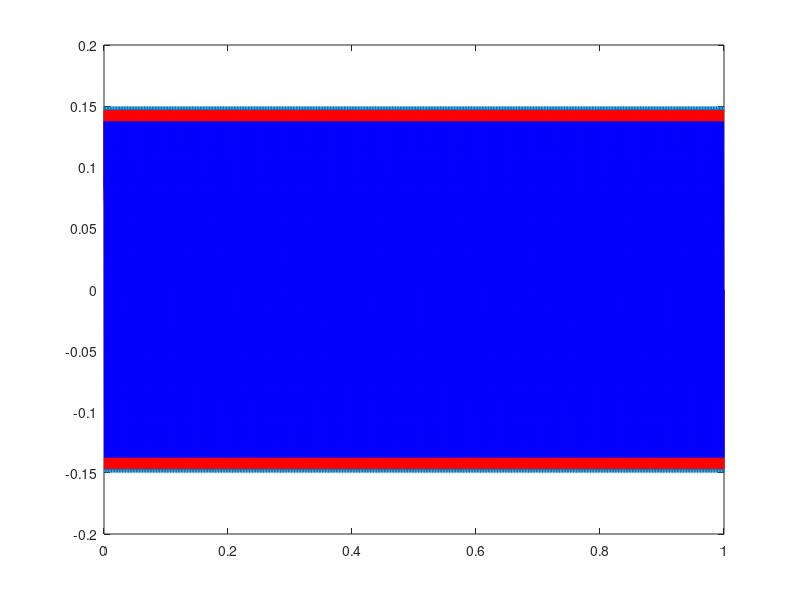

This chart was generated by the following MATLAB code: (Note: this script raises an error after producing the figure.)
close all 
clear all

fs = 1/1e4; 
time = fs:fs:1; 
freq = 800;

wave = 0.15*sin(time*freq*2*pi); 

res1 = 0.009155;
res2 = 0.027466;

wave1 = res1.*(round(wave./res1));
wave2 = res2.*(round(wave./res2));

figure()
plot(time,wave)
hold on 
plot(time,wave1,'r')
hold on 
plot(time,wave2,'b')

%% PSD
sampRate = 1/fs; 
 
figure;
[P1,m1] = pwelch(wave, 4096, 4000, 4096, sampRate);
P1 = 10*log10(P1);

[P1_resp,m1_resp] = pwelch(wave1, 2*4096, 2*4000, 2*4096, sampRate);
P1_resp = 10*log10(P1_resp);

[P1_resp2,m1_resp2] = pwelch(wave2, 2*4096, 2*4000, 2*4096, sampRate);
P1_resp2 = 10*log10(P1_resp2);

hold on;
plot( m1, P1, 'k' );
plot( m1_resp, P1_resp, 'r' );
plot( m1_resp2, P1_resp2, 'b' );
xlabel('Freq (Hz)');
legend('Signal', 'High res', 'Low res');
xlim([0 5000]);